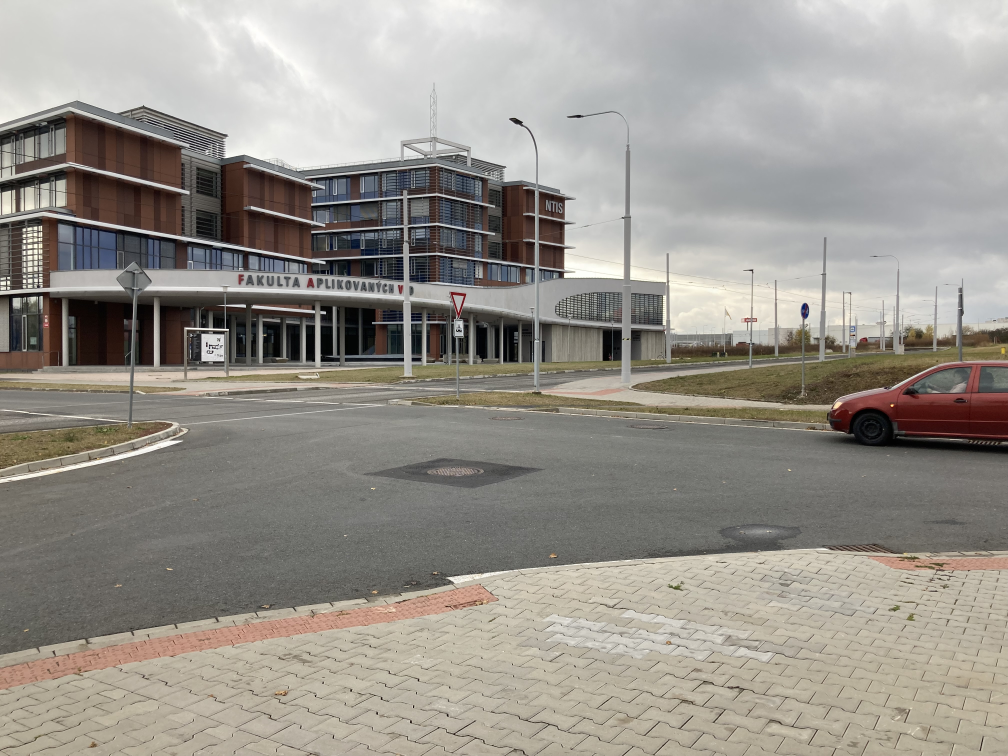
#> input picture TestImages/Dataset04/IMG_2173.jpeg, 4032 x 3024 px (shown at 1/4 size); its folder holds 4 pictures in this run
$ python ReturnTime_main.py
#> lines starting #> are read from the running program, lines starting #| are printed output that depends on the picture
### ReturnTime_process.py

import matplotlib.pyplot as plt
import numpy as np
import statistics as st
import cv2
from sewar.full_ref import mse,ssim, rmse

def image_detector(imgs, detector_type):
    debug = True

    transformed_imgs = [None] * len(imgs)
    template = imgs[0]

    transformed_imgs[0] = template
    if detector_type == "akaze":
        detector = cv2.AKAZE_create()
    elif detector_type == "brisk":
        detector = cv2.BRISK_create()
    elif detector_type == "orb":
        detector = cv2.ORB_create(7000)
    elif detector_type == "sift":
        detector = cv2.SIFT_create(3000)

    kpt_template, desc_template = detector.detectAndCompute(template, None)
    kpt, desc = detector.detectAndCompute(imgs[1], None)

    if detector_type in ["sift"]:
        matcher = cv2.BFMatcher(cv2.NORM_L1, crossCheck=True)
        matches = matcher.match(desc, desc_template, None)
        matches = sorted(matches, key=lambda x: x.distance)
        keep = int(len(matches) * 0.90)
        good = matches[:keep]


    elif detector_type in ["orb", "akaze", "brisk"]:
        matcher = cv2.BFMatcher(cv2.NORM_HAMMING, crossCheck=False)
        matches = matcher.match(desc, desc_template, None)
        matches = sorted(matches, key=lambda x: x.distance)
        keep = int(len(matches) * 0.9)
        good = matches[:keep]

    no_of_matches = len(good)

    if debug:
        #cv2.imshow("img1",template)
        #cv2.imshow("img2",imgs[1])

        print("pocet kpt obr1: ", len(kpt_template))
        print("pocet kpt obr2: ", len(kpt))

        print("Pocet prirazenych keypointu: ", no_of_matches)
        #cv2.waitKey(0)
    return [len(kpt_template),len(kpt),no_of_matches,good]
def blurred_filter(kpt_data,kpt_match_data):
    kpt_max=max(kpt_data)
    top5=sorted(kpt_data)[len(kpt_data)-5:]
    kpt_mean_max=sum(top5)/5
    krit=80
    print("kpt_mean_max: ",kpt_mean_max)
    kpt_match_max= max(kpt_match_data)
    print("maximální počer keypointů: ",kpt_max)
    filter=[]
    for i in range(0,len(kpt_data)):
        if kpt_data[i]<kpt_mean_max/100*krit:
            filter.append(0)
        else:
            filter.append(1)
    return filter
def repeating_filter(imgs,matches_data):
    krit=10
    filter=[1]
    mse_krit=[]
    mean_dist=[]
    dist_mean_max=[]
    for i in range(1,len(imgs)):
        dist = 0
        dist = [m.distance for m in matches_data[i-1]]
        top10 = sorted(dist)[len(dist) - int(np.floor(len(dist)*0.1)):]
        dist_mean_max.append( sum(top10) / int(np.floor(len(dist)*0.1)))
        #print(dist_mean_max)
        mean_dist.append(sum(dist) / len(dist))
        #median_dist = st.mode(dist)
        mse_krit.append(mse(imgs[i-1],imgs[i]))
        print("mean_dist ", mean_dist[i-1])
        #print("median_dist pro ", median_dist)
        print("mse ", mse_krit[i-1])
        krit = 70
        print("krit: ",i-1," ",dist_mean_max[i-1]/100*krit)
        if np.floor(mean_dist[i-1])<=dist_mean_max[i-1]/100*krit:
            #cv2.imshow(("img1 "+str(i-1)),imgs[i-1])
            cv2.imshow(("remove "+str(i)), imgs[i])
            #cv2.waitKey(0)
            filter.append(0)
        else:
            #cv2.imshow(("img1 " + str(i - 1)), imgs[i - 1])
            cv2.imshow(("nechani "+str(i)), imgs[i])
            filter.append(1)
        #cv2.waitKey(0)
    plt.plot(range(1,len(imgs)),mse_krit)
    plt.show()
    plt.plot(range(1, len(imgs)), mean_dist)
    plt.show()
    print(filter)
    return filter

### ReturnTime_main.py
import glob
import time
from tkinter import Image
from PIL import Image,ImageFilter
import imutils
import numpy as np
import cv2
import matplotlib.pyplot as plt

import ReturnTime_process
import random


def F1_score(imgs, filter):
    tp = 0
    fp = 0
    tn = 0
    fn = 0
    for id in range(0, len(imgs)):
        if imgs[id] == 1 and filter[id] == 1:
            tp += 1
        elif imgs[id] == 1 and filter[id] == 0:
            fn += 1
        elif imgs[id] == 0 and filter[id] == 0:
            tn += 1
        elif imgs[id] == 0 and filter[id] == 1:
            fp += 1
    precission = tp / (tp + fp)
    recall = tp / (tp + fn)
    F1 = 2 * (precission * recall) / (precission + recall)
    return F1


if __name__ == '__main__':

    debug = True
    imgs = []
    #path = "TestImages/Dataset05/"
    path = "ReturnTime/Dataset04/"
    #path = "TestImages/Dataset04/"
    valid_images = [".jpg", ".gif", ".png", ".tga"]
    for filename in sorted(glob.glob(path+'*.jpeg')):  # assuming gif
        im = cv2.imread(filename)
#> im is the input picture: shape (3024, 4032, 3); mean B, G, R 140.7, 147.7, 151.9
        #cv2.imshow("img",im)
        #cv2.waitKey(0)
        imgs.append(im)
    print(len(imgs))

    blured_imgs = [1,0,0,1,0,1,1,1,0,1,1,0,1,1,1,0,0,1,0,1,1,1,0,0,0,0,1,1,1,0,1,1,1,0,1,1,1,1,1,1]
#> blured_imgs = 40 values, max 1 at index 0, min 0 at index 1, mean 0.65
    repeated_imgs = [1, 1, 0, 1, 1, 0, 1, 0, 0, 1, 0, 1, 0, 0, 0, 0, 1, 1, 1, 1]
    ksize = [(15, 15), (10, 10), (20, 20), (5,5)]
    for id in range(0,10):
        rand=random.randint(0,len(imgs)-1)
        krand = random.randint(0,len(ksize)-1)
        # [6 lines of commented-out code are left out]
    bfilter = True
    rfilter = True
    i=0
    kpt_data=[]
    kpt_match_data=[]
    kpt_good_match_data=[]
    while i <len(imgs)-1:
        print("obrazek: ",i+1, " a ",i+2)
        scale_percent=5
        width = 400#int(imgs[i].shape[1] * scale_percent / 100)
        height = int(imgs[i].shape[0] * width/imgs[i].shape[1])
        dim = (width, height)

        img_small1=cv2.resize(imgs[i],dim,interpolation=cv2.INTER_CUBIC)
        img_small2=cv2.resize(imgs[i+1],dim,interpolation=cv2.INTER_CUBIC)
        choosed_imgs=[img_small1,img_small2]
        [kpt1, kpt2, kptM, good]=ReturnTime_process.image_detector(choosed_imgs,"orb")
        kpt_data.append(kpt1)
        kpt_match_data.append(kptM)
        kpt_good_match_data.append(good)
        i=i+1
#> this loop made 3 passes
#> pass 1, `img_small1=cv2.resize(imgs[i],dim,interpolation=cv2.INTER_CUBIC)`:
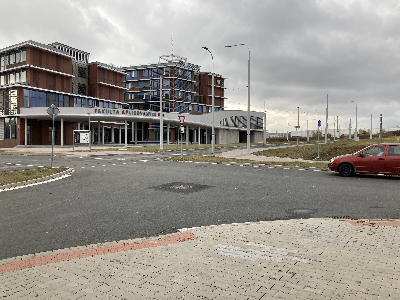
#> img_small1: shape (300, 400, 3); mean of channels 0, 1, 2 140.7, 147.7, 151.9; drawn as B, G, R
#> pass 1, `img_small2=cv2.resize(imgs[i+1],dim,interpolation=cv2.INTER_CUBIC)`:
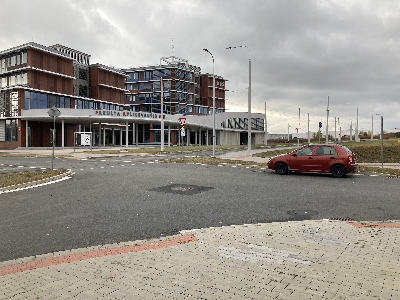
#> img_small2: shape (300, 400, 3); mean of channels 0, 1, 2 140.4, 147.2, 151.4; drawn as B, G, R
#> pass 2, `img_small2=cv2.resize(imgs[i+1],dim,interpolation=cv2.INTER_CUBIC)`:
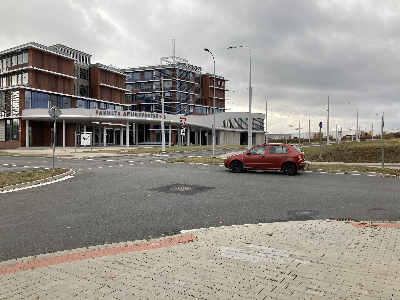
#> img_small2: shape (300, 400, 3); mean of channels 0, 1, 2 140.1, 147, 151.3; drawn as B, G, R
#> pass 3, `img_small2=cv2.resize(imgs[i+1],dim,interpolation=cv2.INTER_CUBIC)`:
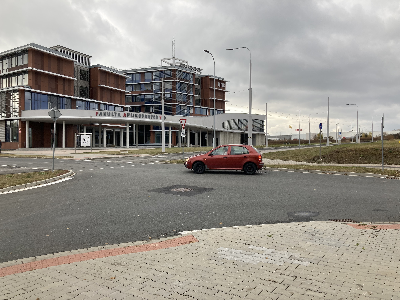
#> img_small2: shape (300, 400, 3); mean of channels 0, 1, 2 139.7, 146.6, 150.7; drawn as B, G, R
    if bfilter==True:
        bfilter = ReturnTime_process.blurred_filter(kpt_data,kpt_match_data)
        bfilter.append(1)
        print(np.sum(bfilter))
        print("GT:   ",blured_imgs)
#| GT:    [1, 0, 0, 1, 0, 1, 1, 1, 0, 1, 1, 0, 1, 1, 1, 0, 0, 1, 0, 1, 1, 1, 0, 0, 0, 0, 1, 1, 1, 0, 1, 1, 1, 0, 1, 1, 1, 1, 1, 1]
        print("auto: ",bfilter)
        F1=F1_score(blured_imgs[:(len(bfilter)-1)],bfilter)
        print(F1)
    else:
        bfilter = np.ones(len(imgs),dtype=int)
    if rfilter==True:
#> (the run stopped early here; a loop or call above may not have finished)
